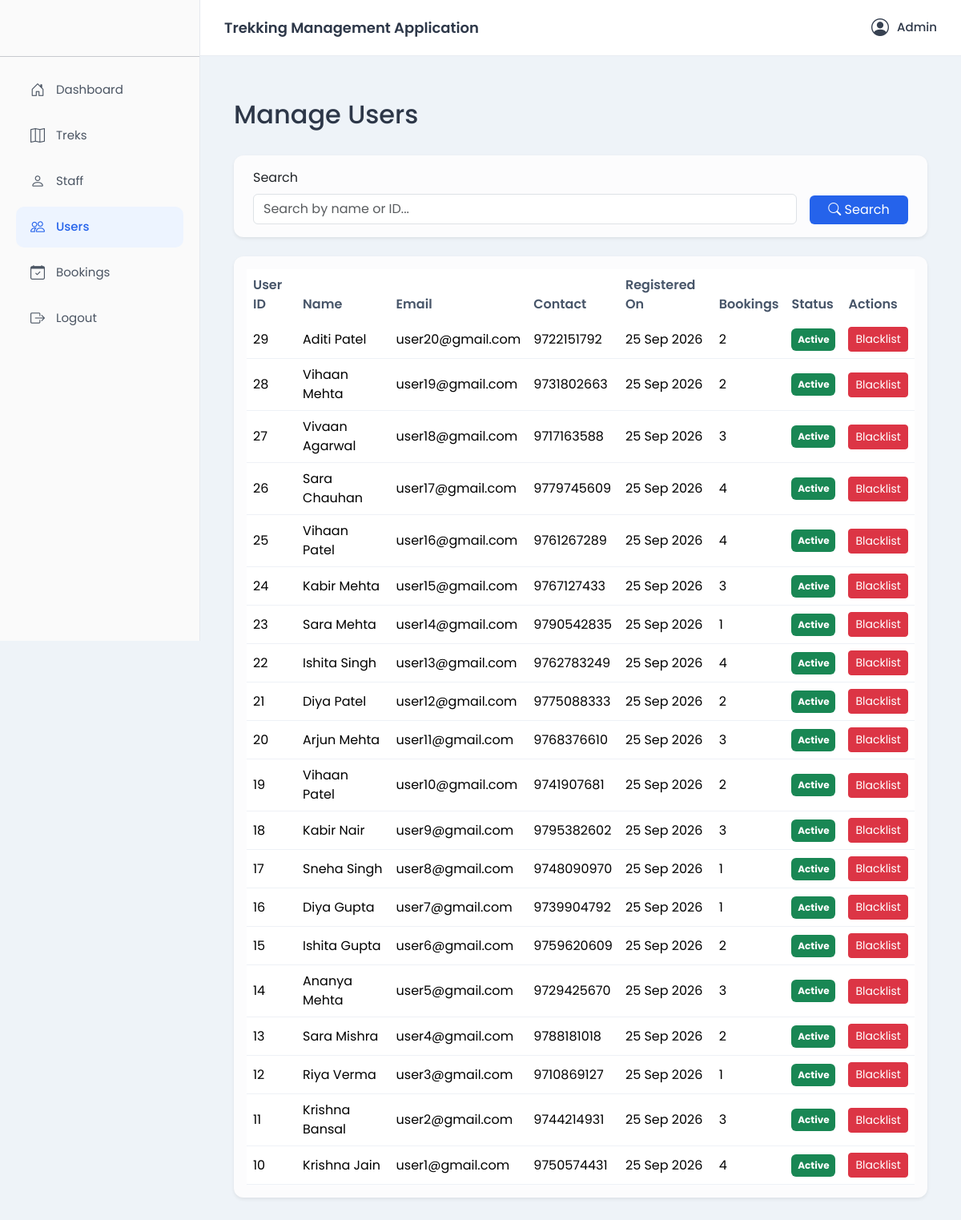
Page /admin/users (signed in) on the committed database.
### models.py (models this page shows, shortened)
class User(UserMixin, db.Model) :
    __tablename__ = "users"
    id = db.Column(db.Integer, primary_key = True)
    username = db.Column(db.String(50), unique = True, nullable = False)
    email = db.Column(db.String(120), unique = True, nullable = False)
    password_hash = db.Column(db.String(256), nullable = False)
    full_name = db.Column(db.String(120), nullable = False)
    phone = db.Column(db.String(20))
    role = db.Column(db.String(20), nullable = False, default = "user")  # admin, staff, user
    status = db.Column(db.String(20), nullable = False, default = "active")  # active, blacklisted
    created_at = db.Column(db.DateTime, default = datetime.utcnow)
    bookings = db.relationship("Booking", backref="user", lazy = True)
    assigned_treks = db.relationship("Trek", backref = "assigned_staff", lazy = True, foreign_keys = "Trek.assigned_staff_id")
    staff_profile = db.relationship("StaffProfile", backref = "user", uselist = False, lazy = True)

### routes/admin.py (the view, shortened to what this page needs)
@admin_bp.route("/users")
@login_required
def users():
    if current_user.role != "admin":
        flash("Access denied.", "danger")
        return redirect_dashboard(current_user)
    search = request.args.get("search", "").strip()
    query = User.query.filter_by(role="user")
    users = (
        query
        .order_by(User.created_at.desc())
        .all()
    )
    return render_template(
        "admin/users.html",
        users=users,
        search=search
    )

### app.py (called while the page is built)
@login_manager.user_loader
def load_user(user_id):
    return db.session.get(User, int(user_id))

### templates/admin/users.html (shortened to what this page needs)
{% extends "base.html" %} {% block content %}
<div class="container mt-4">
	<div class="d-flex justify-content-between align-items-center mb-4">
        <div>
            <h2>Manage Users</h2>
        </div>
	</div>
    <div class="card shadow-sm mb-4">
        <div class="card-body">
            <form method="GET">
                <div class="row g-3 px-2">
                    <div class="col-md-10">
                        <label class="form-label">Search</label>
                        <input
                            type="text"
                            class="form-control"
                            name="search"
                            placeholder="Search by name or ID..."
                            value="{{ search}}"
                        />
                    </div>
                    <div class="col-md-2 d-flex align-items-end">
                        <button class="btn btn-primary w-100">
                            <i class="bi bi-search"></i>
                            Search
                        </button>
                    </div>
                </div>
            </form>
        </div>
    </div>
	{% if users %}
    <div class="card shadow-sm">
        <div class="card-body">
            <table class="table table-hover align-middle mb-0">
                <thead>
                    <tr>
                        <th>User ID</th>
                        <th>Name</th>
                        <th>Email</th>
                        <th>Contact</th>
                        <th>Registered On</th>
                        <th>Bookings</th>
                        <th>Status</th>
                        <th>Actions</th>
                    </tr>
                </thead>
                <tbody>
                    {% for user in users %}
                    <tr>
                        <td>{{ user.id }}</td>
                        <td>{{ user.full_name }}</td>
                        <td>{{ user.email }}</td>
                        <td>{{ user.phone }}</td>
                        <td>{{ user.created_at.strftime("%d %b %Y") }}</td>
                        <td>{{ user.bookings|length }}</td>
                        <td>
                            {% if user.status == "active" %}
                            <span class="badge py-2 bg-success">Active</span>
                            {% else %}
                            <span class="badge py-2 bg-danger"> {{ user.status|capitalize }} </span>
                            {% endif %}
                        </td>
                        <td>
                            {% if user.status == "active" %}
                            <form method="POST" action="{{ url_for('admin.change_account_status', user_id=user.id) }}">
                                <button class="btn btn-danger btn-sm"> Blacklist </button>
                            </form>
                            {% endif %}
                        </td>
                    </tr>
                    {% endfor %}
                </tbody>
            </table>
        </div>
    </div>
	{% endif %}
</div>
{% endblock %}

### templates/base.html (shortened to what this page needs)
<!DOCTYPE html>
<html lang="en">
    <head>
        <link href="https://cdn.jsdelivr.net/npm/bootstrap@5.3.3/dist/css/bootstrap.min.css" rel="stylesheet">
        <link rel="stylesheet" href="https://cdn.jsdelivr.net/npm/bootstrap-icons@1.11.3/font/bootstrap-icons.css">
        <link rel="stylesheet" href="{{ url_for('static', filename='css/style.css') }}">
    </head>
    <body>
        {% if current_user.is_authenticated %}
            {% if current_user.role == "admin" %}
                {% set dashboard = 'admin.dashboard' %}
            {% elif current_user.role == "staff" %}
                {% set dashboard = 'staff.dashboard' %}
            {% else %}
                {% set dashboard = 'user.dashboard' %}
            {% endif %}
        <div class="wrapper">
            <aside class="sidebar">
                <hr>
                <ul class="sidebar-menu">
                    <li>
                        <a href="{{ url_for(dashboard) }}"
                        class="{% if request.endpoint==dashboard %}active{% endif %}">
                            <i class="bi bi-house-door"></i>
                            <span>Dashboard</span>
                        </a>
                    </li>
                    {% if current_user.role=="admin" %}
                    <li>
                        <a href="{{ url_for('admin.treks') }}"
                        class="{% if request.endpoint=='admin.treks' %}active{% endif %}">
                            <i class="bi bi-map"></i>
                            <span>Treks</span>
                        </a>
                    </li>
                    <li>
                        <a href="{{ url_for('admin.staff') }}"
                        class="{% if request.endpoint=='admin.staff' %}active{% endif %}">
                            <i class="bi bi-person"></i>
                            <span>Staff</span>
                        </a>
                    </li>
                    <li>
                        <a href="{{ url_for('admin.users') }}"
                        class="{% if request.endpoint=='admin.users' %}active{% endif %}">
                            <i class="bi bi-people"></i>
                            <span>Users</span>
                        </a>
                    </li>
                    <li>
                        <a href="{{ url_for('admin.bookings') }}"
                        class="{% if request.endpoint=='admin.bookings' %}active{% endif %}">
                            <i class="bi bi-calendar-check"></i>
                            <span>Bookings</span>
                        </a>
                    </li>
                    {% endif %}
                    <li>
                        <a href="{{ url_for('auth.logout')}}"
                        class="{% if request.endpoint=='auth.logout' %}active{% endif %}">
                            <i class="bi bi-box-arrow-right"></i>
                            <span>Logout</span>
                        </a>
                    </li>
                </ul>
            </aside>
            <div class="main">
                <nav class="topbar">
                    <h5 class="app-title">Trekking Management Application</h5>
                    <div class="profile">
                        <i class="bi bi-person-circle"></i>
                        <span>{{ current_user.username.capitalize() }}</span>
                    </div>
                </nav>
                <div class="page-content">
                    {% block content %}{% endblock %}
                </div>
            </div>
        </div>
        {% else %}
        {% block public_content %}
        {% endblock %}
        {% endif %}
    </body>
</html>

### static/css/style.css (style rules this page uses)
* { margin:0; padding:0; box-sizing:border-box; }
body { font-family:'Poppins',sans-serif; background:#eef3f8; color:#2d3748; }
.wrapper { display:flex; min-height:100vh; }
.sidebar { width:250px; background:#fafafa; border-right:1px solid #e6e9ef; position:fixed; height:100vh; display:flex; flex-direction:column; }
.sidebar hr { margin-top: 70px; }
.sidebar-menu { list-style:none; padding:0px 20px 12px 20px; }
.sidebar-menu li { margin-bottom:6px; }
.sidebar-menu a { display:flex; align-items:center; gap:14px; text-decoration:none; color:#4b5563; padding:12px 18px; border-radius:10px; transition:.25s; font-size:15px; }
.sidebar-menu a i { font-size:18px; }
.sidebar-menu a.active { background:#edf4ff; color:#2563eb; font-weight:500; }
.main { margin-left:250px; width:calc(100% - 250px); }
.topbar { height:70px; background:#fff; border-bottom:1px solid #e8ecf2; display:flex; justify-content:space-between; align-items:center; padding:0 30px; }
.app-title { font-size:18px; font-weight:600; margin:0; }
.profile { display:flex; align-items:center; gap:10px; cursor:pointer; }
.profile i:first-child { font-size:22px; color:#374151; }
.profile span { font-size:15px; font-weight:500; }
.page-content { padding:30px; }
.card { border:none; border-radius:12px; background:#fcfcfd; box-shadow:0 1px 3px rgba(0,0,0,.08); }
.table { background:#fff; }
.table thead { background:#f8fafc; }
.table th { font-weight:600; border:none; color:#475569; }
.table td { vertical-align:middle; border-color:#eef1f6; }
.btn-primary { background:#2563eb; border:none; }

### rows in the picture
User: username "Admin"
User: id "29", full_name "Aditi Patel", email "user20@gmail.com", phone "9722151792", created_at "25 Sep 2026", bookings|length "2", status "Active"
User: id "28", full_name "Vihaan Mehta", email "user19@gmail.com", phone "9731802663", created_at "25 Sep 2026", bookings|length "2", status "Active"
User: id "27", full_name "Vivaan Agarwal", email "user18@gmail.com", phone "9717163588", created_at "25 Sep 2026", bookings|length "3", status "Active"
User: id "26", full_name "Sara Chauhan", email "user17@gmail.com", phone "9779745609", created_at "25 Sep 2026", bookings|length "4", status "Active"
User: id "25", full_name "Vihaan Patel", email "user16@gmail.com", phone "9761267289", created_at "25 Sep 2026", bookings|length "4", status "Active"
User: id "24", full_name "Kabir Mehta", email "user15@gmail.com", phone "9767127433", created_at "25 Sep 2026", bookings|length "3", status "Active"
User: id "23", full_name "Sara Mehta", email "user14@gmail.com", phone "9790542835", created_at "25 Sep 2026", bookings|length "1", status "Active"
User: id "22", full_name "Ishita Singh", email "user13@gmail.com", phone "9762783249", created_at "25 Sep 2026", bookings|length "4", status "Active"
User: id "21", full_name "Diya Patel", email "user12@gmail.com", phone "9775088333", created_at "25 Sep 2026", bookings|length "2", status "Active"
User: id "20", full_name "Arjun Mehta", email "user11@gmail.com", phone "9768376610", created_at "25 Sep 2026", bookings|length "3", status "Active"
User: id "19", full_name "Vihaan Patel", email "user10@gmail.com", phone "9741907681", created_at "25 Sep 2026", bookings|length "2", status "Active"
User: id "18", full_name "Kabir Nair", email "user9@gmail.com", phone "9795382602", created_at "25 Sep 2026", bookings|length "3", status "Active"
User: id "17", full_name "Sneha Singh", email "user8@gmail.com", phone "9748090970", created_at "25 Sep 2026", bookings|length "1", status "Active"
User: id "16", full_name "Diya Gupta", email "user7@gmail.com", phone "9739904792", created_at "25 Sep 2026", bookings|length "1", status "Active"
User: id "15", full_name "Ishita Gupta", email "user6@gmail.com", phone "9759620609", created_at "25 Sep 2026", bookings|length "2", status "Active"
User: id "14", full_name "Ananya Mehta", email "user5@gmail.com", phone "9729425670", created_at "25 Sep 2026", bookings|length "3", status "Active"
User: id "13", full_name "Sara Mishra", email "user4@gmail.com", phone "9788181018", created_at "25 Sep 2026", bookings|length "2", status "Active"
User: id "12", full_name "Riya Verma", email "user3@gmail.com", phone "9710869127", created_at "25 Sep 2026", bookings|length "1", status "Active"
User: id "11", full_name "Krishna Bansal", email "user2@gmail.com", phone "9744214931", created_at "25 Sep 2026", bookings|length "3", status "Active"
User: id "10", full_name "Krishna Jain", email "user1@gmail.com", phone "9750574431", created_at "25 Sep 2026", bookings|length "4", status "Active"
